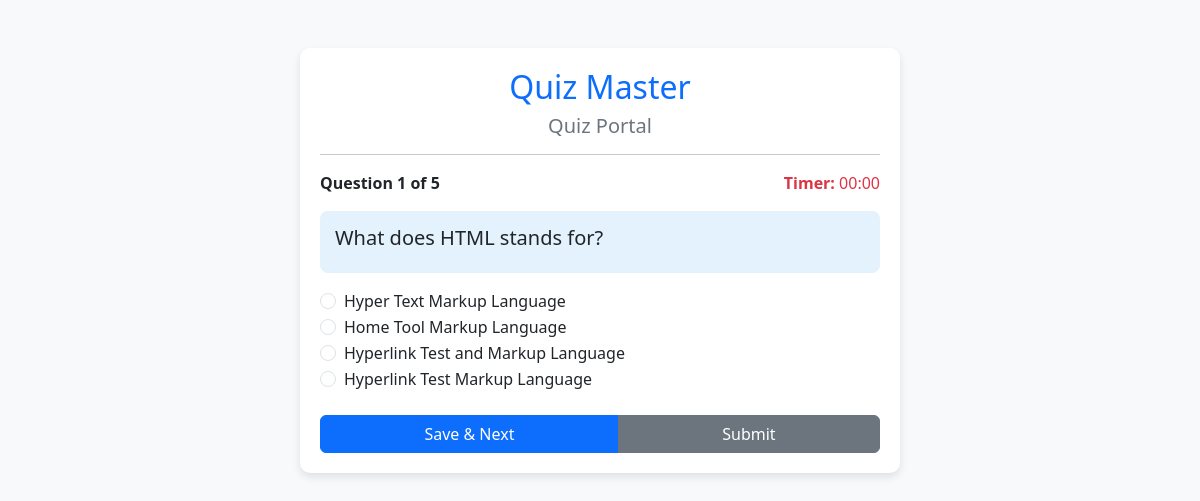
/quiz_exam/1/MAD 1, run on an earlier commit of the app's database.
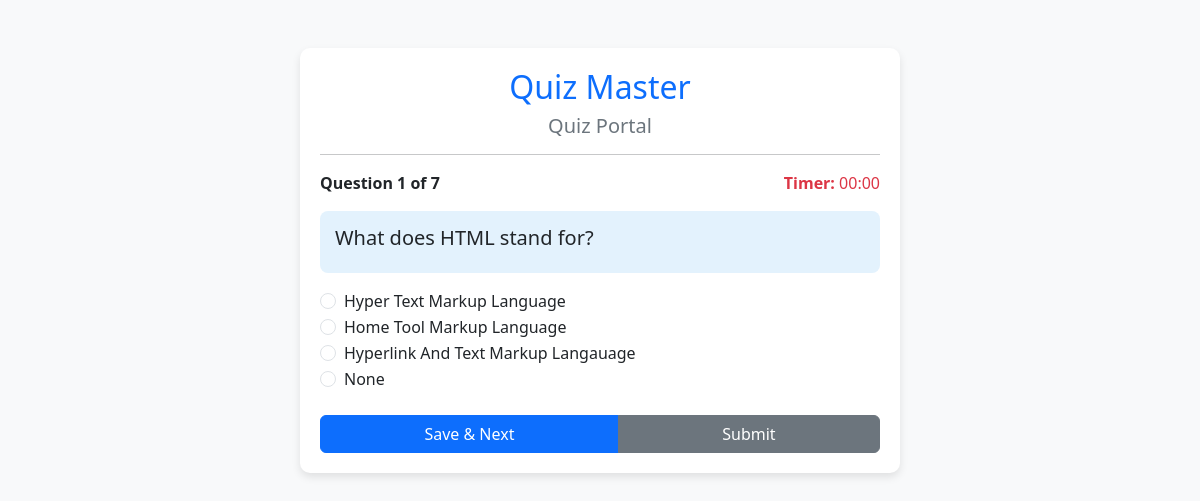
And on a later commit of the database.
### models/models.py (models this page shows)
class Question(db.Model):
    id=db.Column(db.Integer,primary_key=True)
    quiz_id = db.Column(db.Integer,db.ForeignKey("quiz.id"),nullable=False)
    question_title = db.Column(db.String,nullable=False)
    question_statement = db.Column(db.String,nullable=False)
    option1 = db.Column(db.String,nullable=False)
    option2 = db.Column(db.String,nullable=False)
    option3 = db.Column(db.String,nullable=False)
    option4 = db.Column(db.String,nullable=False)
    correct_option = db.Column(db.Integer,nullable=False)

### controllers/controller.py (the view, shortened to what this page needs)
@app.route("/quiz_exam/<id>/<name>",methods=["GET","POST"])
def give_quiz(id,name):
    quiz = get_quiz(id)
    questions = Question.query.filter_by(quiz_id=quiz.id).all()
    total_questions = len(questions)
    if "quiz_id" not in session or session["quiz_id"]!= quiz.id:
        session["quiz_id"] = quiz.id
        session["current_question"] = 0
        session["quiz_answers"] = {}
    current_index = session["current_question"]
    current_question = questions[current_index]
    return render_template("quiz.html",question=current_question,total=total_questions,index=current_index + 1,current_question_index=current_index)

### controllers/controller.py (called while the page is built)
def  get_quiz(id):
    quiz = Quiz.query.filter_by(id=id).first()
    return quiz

### templates/quiz.html (shortened to what this page needs)
<!DOCTYPE html>
<html lang="en">
<head>
    <link rel="stylesheet" href="/static/css/style.css">
    <link href="https://cdn.jsdelivr.net/npm/bootstrap@5.3.3/dist/css/bootstrap.min.css" rel="stylesheet">
</head>
<body>
    <div class="container mt-5">
        <div class="quiz-container">
            <h2 class="text-primary text-center">Quiz Master</h2>
            <h5 class="text-center text-secondary">Quiz Portal</h5>
            <hr>
            <div class="d-flex justify-content-between mb-3">
                <span><strong>Question {{ current_question_index + 1 }} of {{ total }}</strong></span>
                <span class="text-danger"><strong>Timer:</strong> 00:00</span>
            </div>
            <div class="question-box mb-3">
                <h5>{{ question.question_statement }}</h5>
            </div>
            <form method="POST">
                <div class="mb-3">
                    <div class="form-check">
                        <input class="form-check-input" type="radio" name="answer" value="1" id="option1">
                        <label class="form-check-label" for="option1">{{ question.option1 }}</label>
                    </div>
                    <div class="form-check">
                        <input class="form-check-input" type="radio" name="answer" value="2" id="option2">
                        <label class="form-check-label" for="option2">{{ question.option2 }}</label>
                    </div>
                    <div class="form-check">
                        <input class="form-check-input" type="radio" name="answer" value="3" id="option3">
                        <label class="form-check-label" for="option3">{{ question.option3 }}</label>
                    </div>
                    <div class="form-check">
                        <input class="form-check-input" type="radio" name="answer" value="4" id="option4">
                        <label class="form-check-label" for="option4">{{ question.option4 }}</label>
                    </div>
                </div>
                <div class="btn-group mt-4">
                    <button type="submit" name="next" class="btn btn-primary">Save & Next</button>
                    <button type="submit" name="submit" class="btn btn-secondary">Submit</button>
                </div>
            </form>
        </div>
    </div>
</body>
</html>

What changed in the data, as far as the page shows it:
changed Question "Hyper Text Markup Language": question_statement "What does HTML stands for?" → "What does HTML stand for?"; option3 "Hyperlink Test and Markup Language" → "Hyperlink And Text Markup Langauage"; option4 "Hyperlink Test Markup Language" → "None"
Also different on the page:
{{ total }}: "5" → "7"
form field answer: "☐ Hyperlink Test and Markup Lang" → "☐ Hyperlink And Text Markup Lang"
form field answer: "☐ Hyperlink Test Markup Language" → "☐ None"
